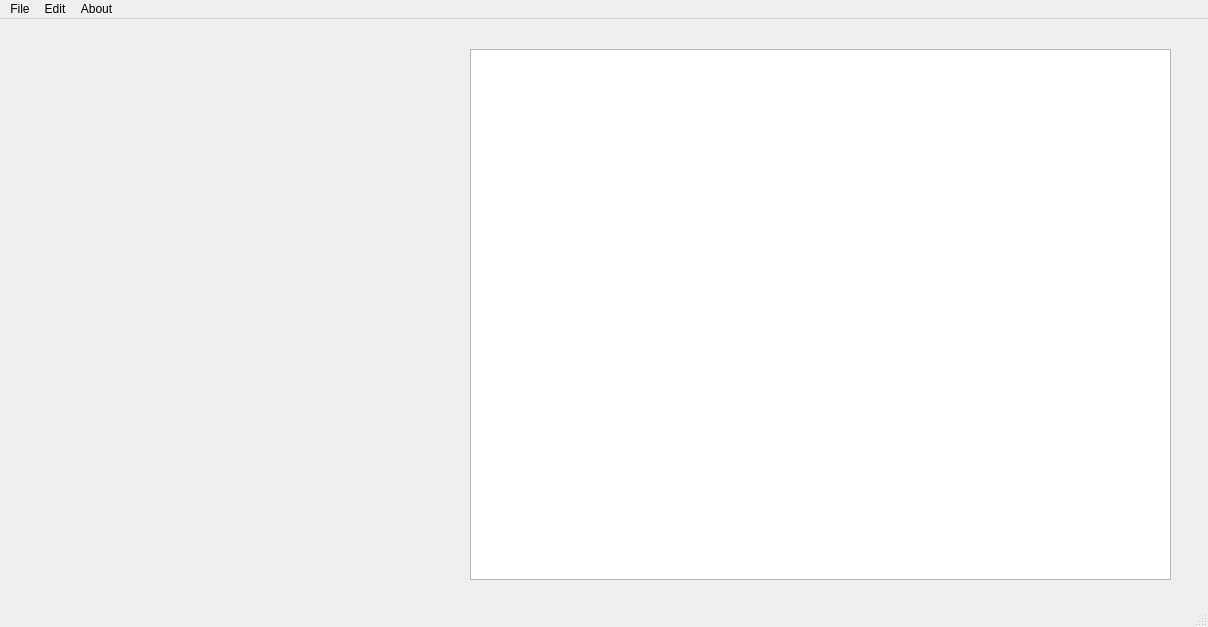
<?xml version="1.0" encoding="UTF-8"?>
<ui version="4.0">
 <class>MainWindow</class>
 <widget class="QMainWindow" name="MainWindow">
  <property name="geometry">
   <rect>
    <x>0</x>
    <y>0</y>
    <width>1208</width>
    <height>627</height>
   </rect>
  </property>
  <property name="windowTitle">
   <string>MainWindow</string>
  </property>
  <widget class="QWidget" name="centralwidget">
   <widget class="QTextEdit" name="textEdit">
    <property name="geometry">
     <rect>
      <x>470</x>
      <y>30</y>
      <width>701</width>
      <height>531</height>
     </rect>
    </property>
   </widget>
  </widget>
  <widget class="QMenuBar" name="menubar">
   <property name="geometry">
    <rect>
     <x>0</x>
     <y>0</y>
     <width>1208</width>
     <height>26</height>
    </rect>
   </property>
   <widget class="QMenu" name="menuFile">
    <property name="title">
     <string>File</string>
    </property>
    <addaction name="actionOpen_XML_File"/>
    <addaction name="separator"/>
    <addaction name="actionSave"/>
    <addaction name="separator"/>
    <addaction name="actionConvert_To_JSON"/>
    <addaction name="separator"/>
    <addaction name="actionQuit"/>
   </widget>
   <widget class="QMenu" name="menuEdit">
    <property name="title">
     <string>Edit</string>
    </property>
    <addaction name="actionCopy"/>
    <addaction name="separator"/>
    <addaction name="actionPaste"/>
    <addaction name="separator"/>
    <addaction name="actionUndo"/>
    <addaction name="separator"/>
    <addaction name="actionRedo"/>
   </widget>
   <widget class="QMenu" name="menuAbout">
    <property name="title">
     <string>About</string>
    </property>
    <addaction name="actionAbout_XML_Project"/>
   </widget>
   <addaction name="menuFile"/>
   <addaction name="menuEdit"/>
   <addaction name="menuAbout"/>
  </widget>
  <widget class="QStatusBar" name="statusbar"/>
  <action name="actionQuit">
   <property name="icon">
    <iconset>
     <normaloff>:/images/quit.ico</normaloff>:/images/quit.ico</iconset>
   </property>
   <property name="text">
    <string>Close Project</string>
   </property>
  </action>
  <action name="actionOpen_XML_File">
   <property name="icon">
    <iconset>
     <normaloff>:/images/openfile.ico</normaloff>:/images/openfile.ico</iconset>
   </property>
   <property name="text">
    <string>Choose XML File</string>
   </property>
   <property name="shortcut">
    <string>Ctrl+O</string>
   </property>
  </action>
  <action name="actionSave">
   <property name="icon">
    <iconset>
     <normaloff>:/images/save.ico</normaloff>:/images/save.ico</iconset>
   </property>
   <property name="text">
    <string>Save</string>
   </property>
   <property name="shortcut">
    <string>Ctrl+S</string>
   </property>
  </action>
  <action name="actionCopy">
   <property name="icon">
    <iconset>
     <normaloff>:/images/copy.ico</normaloff>:/images/copy.ico</iconset>
   </property>
   <property name="text">
    <string>Copy</string>
   </property>
   <property name="shortcut">
    <string>Ctrl+C</string>
   </property>
  </action>
  <action name="actionPaste">
   <property name="icon">
    <iconset>
     <normaloff>:/images/paste.ico</normaloff>:/images/paste.ico</iconset>
   </property>
   <property name="text">
    <string>Paste</string>
   </property>
   <property name="shortcut">
    <string>Ctrl+V</string>
   </property>
  </action>
  <action name="actionUndo">
   <property name="icon">
    <iconset>
     <normaloff>:/images/Undo.ico</normaloff>:/images/Undo.ico</iconset>
   </property>
   <property name="text">
    <string>Undo</string>
   </property>
   <property name="shortcut">
    <string>Ctrl+Z</string>
   </property>
  </action>
  <action name="actionRedo">
   <property name="icon">
    <iconset>
     <normaloff>:/images/Redo.ico</normaloff>:/images/Redo.ico</iconset>
   </property>
   <property name="text">
    <string>Redo</string>
   </property>
   <property name="shortcut">
    <string>Ctrl+Y</string>
   </property>
  </action>
  <action name="actionConvert_To_JSON">
   <property name="icon">
    <iconset>
     <normaloff>:/images/json.ico</normaloff>:/images/json.ico</iconset>
   </property>
   <property name="text">
    <string>Convert To JSON</string>
   </property>
  </action>
  <action name="actionAbout_XML_Project">
   <property name="text">
    <string>About XML Project</string>
   </property>
  </action>
 </widget>
 <resources/>
 <connections/>
</ui>
